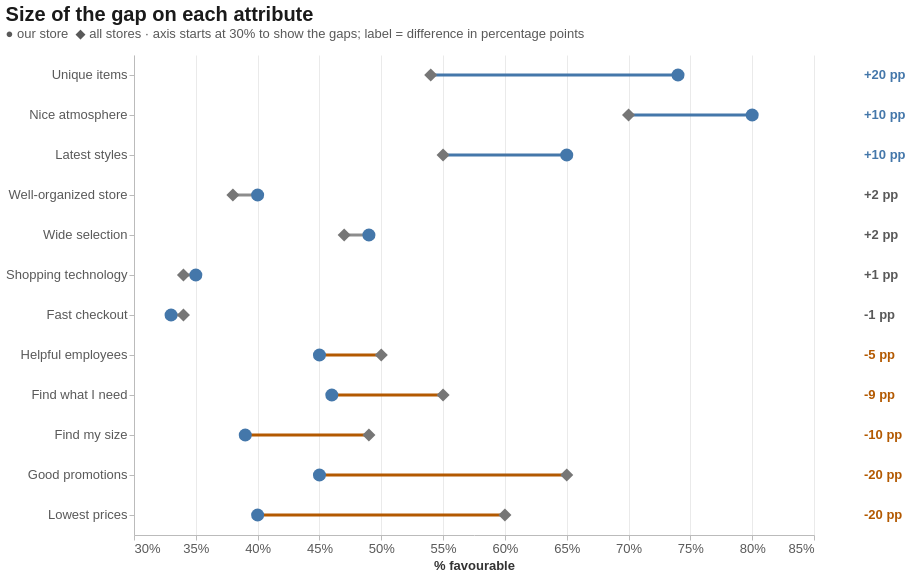

Vega-Lite specification stored for this chart:
### Vega-Lite specification from a JSON file in a GitHub repository (floating-point values rounded to 4 significant figures)
{"config": {"view": {"continuousWidth": 300, "continuousHeight": 300, "strokeWidth": 0}, "axis": {"domainColor": "#BBBBBB", "gridColor": "#DDDDDD", "gridOpacity": 0.6, "labelColor": "#595959", "labelFontSize": 13, "labelLimit": 260, "tickColor": "#BBBBBB", "titleColor": "#333333", "titleFontSize": 13}, "font": "Arial, Liberation Sans, Helvetica, sans-serif", "legend": {"labelColor": "#595959", "labelFontSize": 13, "labelLimit": 260, "orient": "top", "titleColor": "#333333", "titleFontSize": 13}, "title": {"anchor": "start", "color": "#1A1A1A", "fontSize": 20, "fontWeight": 600, "offset": 14, "subtitleColor": "#595959", "subtitleFontSize": 13}}, "layer": [{"data": {"name": "data-88696b2f0491eb5209e8410548695729"}, "mark": {"type": "rule", "strokeWidth": 3}, "encoding": {"color": {"field": "status", "legend": null, "scale": {"domain": ["Ahead", "On par", "Behind"], "range": ["#4477AA", "#8C8C8C", "#B35900"]}, "type": "nominal"}, "x": {"axis": {"format": "%"}, "field": "all_stores", "scale": {"domain": [0.3, 0.85]}, "title": "% favourable", "type": "quantitative"}, "x2": {"field": "our"}, "y": {"field": "label", "sort": ["Unique items", "Nice atmosphere", "Latest styles", "Well-organized store", "Wide selection", "Shopping technology", "Fast checkout", "Helpful employees", "Find what I need", "Find my size", "Good promotions", "Lowest prices"], "title": null, "type": "nominal"}}}, {"data": {"name": "data-f7a8d4892d90b29db5e6e07a12e09ca4"}, "mark": {"type": "point", "filled": true, "opacity": 1, "size": 170}, "encoding": {"color": {"field": "store", "legend": null, "scale": {"domain": ["Our store", "All stores"], "range": ["#4477AA", "#767676"]}, "sort": ["Our store", "All stores"], "type": "nominal"}, "shape": {"field": "store", "legend": null, "scale": {"domain": ["Our store", "All stores"], "range": ["circle", "diamond"]}, "sort": ["Our store", "All stores"], "type": "nominal"}, "tooltip": [{"field": "attribute_full", "title": "Attribute", "type": "nominal"}, {"field": "store", "title": "Store", "type": "nominal"}, {"field": "favorable", "format": ".0%", "title": "% favourable", "type": "quantitative"}], "x": {"field": "favorable", "type": "quantitative"}, "y": {"field": "label", "sort": ["Unique items", "Nice atmosphere", "Latest styles", "Well-organized store", "Wide selection", "Shopping technology", "Fast checkout", "Helpful employees", "Find what I need", "Find my size", "Good promotions", "Lowest prices"], "title": null, "type": "nominal"}}}, {"data": {"name": "data-88696b2f0491eb5209e8410548695729"}, "mark": {"type": "text", "align": "left", "fontSize": 13, "fontWeight": "bold", "x": 730}, "encoding": {"color": {"field": "status", "legend": null, "scale": {"domain": ["Ahead", "On par", "Behind"], "range": ["#4477AA", "#595959", "#B35900"]}, "type": "nominal"}, "text": {"field": "gap_text", "type": "nominal"}, "y": {"field": "label", "sort": ["Unique items", "Nice atmosphere", "Latest styles", "Well-organized store", "Wide selection", "Shopping technology", "Fast checkout", "Helpful employees", "Find what I need", "Find my size", "Good promotions", "Lowest prices"], "title": null, "type": "nominal"}}}], "height": 480, "resolve": {"scale": {"color": "independent"}}, "title": {"text": "Size of the gap on each attribute", "subtitle": "● our store  ◆ all stores · axis starts at 30% to show the gaps; label = difference in percentage points"}, "width": 680, "$schema": "https://vega.github.io/schema/vega-lite/v6.4.1.json", "datasets": {"data-88696b2f0491eb5209e8410548695729": [{"attribute": "The store is well-organized.", "our": 0.4, "all_stores": 0.38, "attribute_full": "The store is well-organized.", "label": "Well-organized store", "theme": "Store experience", "gap_pp": 2.0, "status": "On par", "gap_text": "+2 pp"}, {"attribute": "Fast and easy checkout.", "our": 0.33, "all_stores": 0.34, "attribute_full": "Fast and easy checkout.", "label": "Fast checkout", "theme": "Service", "gap_pp": -1.0, "status": "On par", "gap_text": "-1 pp"}, {"attribute": "Friendly and helpful employees.", "our": 0.45, "all_stores": 0.5, "attribute_full": "Friendly and helpful employees.", "label": "Helpful employees", "theme": "Service", "gap_pp": -5.0, "status": "Behind", "gap_text": "-5 pp"}, {"attribute": "Good promotions.", "our": 0.45, "all_stores": 0.65, "attribute_full": "Good promotions.", "label": "Good promotions", "theme": "Price & promotions", "gap_pp": -20.0, "status": "Behind", "gap_text": "-20 pp"}, {"attribute": "I can find what I'm looking for.", "our": 0.46, "all_stores": 0.55, "attribute_full": "I can find what I'm looking for.", "label": "Find what I need", "theme": "Service", "gap_pp": -9.0, "status": "Behind", "gap_text": "-9 pp"}, {"attribute": "I can find the size I need.", "our": 0.39, "all_stores": 0.49, "attribute_full": "I can find the size I need.", "label": "Find my size", "theme": "Assortment", "gap_pp": -10.0, "status": "Behind", "gap_text": "-10 pp"}, {"attribute": "A nice atmosphere.", "our": 0.8, "all_stores": 0.7, "attribute_full": "A nice atmosphere.", "label": "Nice atmosphere", "theme": "Store experience", "gap_pp": 10.0, "status": "Ahead", "gap_text": "+10 pp"}, {"attribute": "Latest technology for easy shopping.", "our": 0.35, "all_stores": 0.34, "attribute_full": "Latest technology for easy shopping.", "label": "Shopping technology", "theme": "Store experience", "gap_pp": 1.0, "status": "On par", "gap_text": "+1 pp"}, {"attribute": "Lowest sales prices.", "our": 0.4, "all_stores": 0.6, "attribute_full": "Lowest sales prices.", "label": "Lowest prices", "theme": "Price & promotions", "gap_pp": -20.0, "status": "Behind", "gap_text": "-20 pp"}, {"attribute": "A wide selection.", "our": 0.49, "all_stores": 0.47, "attribute_full": "A wide selection.", "label": "Wide selection", "theme": "Assortment", "gap_pp": 2.0, "status": "On par", "gap_text": "+2 pp"}, {"attribute": "Items I can't find elsewhere.", "our": 0.74, "all_stores": 0.54, "attribute_full": "Items I can't find elsewhere.", "label": "Unique items", "theme": "Assortment", "gap_pp": 20.0, "status": "Ahead", "gap_text": "+20 pp"}, {"attribute": "The latest styles.", "our": 0.65, "all_stores": 0.55, "attribute_full": "The latest styles.", "label": "Latest styles", "theme": "Assortment", "gap_pp": 10.0, "status": "Ahead", "gap_text": "+10 pp"}], "data-f7a8d4892d90b29db5e6e07a12e09ca4": [{"label": "Well-organized store", "attribute_full": "The store is well-organized.", "gap_pp": 2.0, "gap_text": "+2 pp", "status": "On par", "theme": "Store experience", "store": "Our store", "favorable": 0.4}, {"label": "Fast checkout", "attribute_full": "Fast and easy checkout.", "gap_pp": -1.0, "gap_text": "-1 pp", "status": "On par", "theme": "Service", "store": "Our store", "favorable": 0.33}, {"label": "Helpful employees", "attribute_full": "Friendly and helpful employees.", "gap_pp": -5.0, "gap_text": "-5 pp", "status": "Behind", "theme": "Service", "store": "Our store", "favorable": 0.45}, {"label": "Good promotions", "attribute_full": "Good promotions.", "gap_pp": -20.0, "gap_text": "-20 pp", "status": "Behind", "theme": "Price & promotions", "store": "Our store", "favorable": 0.45}, {"label": "Find what I need", "attribute_full": "I can find what I'm looking for.", "gap_pp": -9.0, "gap_text": "-9 pp", "status": "Behind", "theme": "Service", "store": "Our store", "favorable": 0.46}, {"label": "Find my size", "attribute_full": "I can find the size I need.", "gap_pp": -10.0, "gap_text": "-10 pp", "status": "Behind", "theme": "Assortment", "store": "Our store", "favorable": 0.39}, {"label": "Nice atmosphere", "attribute_full": "A nice atmosphere.", "gap_pp": 10.0, "gap_text": "+10 pp", "status": "Ahead", "theme": "Store experience", "store": "Our store", "favorable": 0.8}, {"label": "Shopping technology", "attribute_full": "Latest technology for easy shopping.", "gap_pp": 1.0, "gap_text": "+1 pp", "status": "On par", "theme": "Store experience", "store": "Our store", "favorable": 0.35}, {"label": "Lowest prices", "attribute_full": "Lowest sales prices.", "gap_pp": -20.0, "gap_text": "-20 pp", "status": "Behind", "theme": "Price & promotions", "store": "Our store", "favorable": 0.4}, {"label": "Wide selection", "attribute_full": "A wide selection.", "gap_pp": 2.0, "gap_text": "+2 pp", "status": "On par", "theme": "Assortment", "store": "Our store", "favorable": 0.49}, {"label": "Unique items", "attribute_full": "Items I can't find elsewhere.", "gap_pp": 20.0, "gap_text": "+20 pp", "status": "Ahead", "theme": "Assortment", "store": "Our store", "favorable": 0.74}, {"label": "Latest styles", "attribute_full": "The latest styles.", "gap_pp": 10.0, "gap_text": "+10 pp", "status": "Ahead", "theme": "Assortment", "store": "Our store", "favorable": 0.65}, {"label": "Well-organized store", "attribute_full": "The store is well-organized.", "gap_pp": 2.0, "gap_text": "+2 pp", "status": "On par", "theme": "Store experience", "store": "All stores", "favorable": 0.38}, {"label": "Fast checkout", "attribute_full": "Fast and easy checkout.", "gap_pp": -1.0, "gap_text": "-1 pp", "status": "On par", "theme": "Service", "store": "All stores", "favorable": 0.34}, {"label": "Helpful employees", "attribute_full": "Friendly and helpful employees.", "gap_pp": -5.0, "gap_text": "-5 pp", "status": "Behind", "theme": "Service", "store": "All stores", "favorable": 0.5}, {"label": "Good promotions", "attribute_full": "Good promotions.", "gap_pp": -20.0, "gap_text": "-20 pp", "status": "Behind", "theme": "Price & promotions", "store": "All stores", "favorable": 0.65}, {"label": "Find what I need", "attribute_full": "I can find what I'm looking for.", "gap_pp": -9.0, "gap_text": "-9 pp", "status": "Behind", "theme": "Service", "store": "All stores", "favorable": 0.55}, {"label": "Find my size", "attribute_full": "I can find the size I need.", "gap_pp": -10.0, "gap_text": "-10 pp", "status": "Behind", "theme": "Assortment", "store": "All stores", "favorable": 0.49}, {"label": "Nice atmosphere", "attribute_full": "A nice atmosphere.", "gap_pp": 10.0, "gap_text": "+10 pp", "status": "Ahead", "theme": "Store experience", "store": "All stores", "favorable": 0.7}, {"label": "Shopping technology", "attribute_full": "Latest technology for easy shopping.", "gap_pp": 1.0, "gap_text": "+1 pp", "status": "On par", "theme": "Store experience", "store": "All stores", "favorable": 0.34}, {"label": "Lowest prices", "attribute_full": "Lowest sales prices.", "gap_pp": -20.0, "gap_text": "-20 pp", "status": "Behind", "theme": "Price & promotions", "store": "All stores", "favorable": 0.6}, {"label": "Wide selection", "attribute_full": "A wide selection.", "gap_pp": 2.0, "gap_text": "+2 pp", "status": "On par", "theme": "Assortment", "store": "All stores", "favorable": 0.47}, {"label": "Unique items", "attribute_full": "Items I can't find elsewhere.", "gap_pp": 20.0, "gap_text": "+20 pp", "status": "Ahead", "theme": "Assortment", "store": "All stores", "favorable": 0.54}, {"label": "Latest styles", "attribute_full": "The latest styles.", "gap_pp": 10.0, "gap_text": "+10 pp", "status": "Ahead", "theme": "Assortment", "store": "All stores", "favorable": 0.55}]}}
